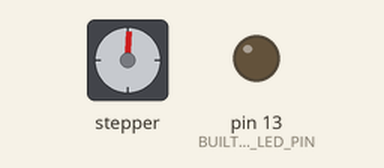
Recording of a sketch running on a simulated Arduino Leonardo, built with avr-gcc and run on an emulated ATmega32U4. On the bench: stepper motor, output pins drawn as LEDs (lit = HIGH). Stepper angles assume 2048 steps per turn; what the sketch prints to the serial monitor is not drawn.

Above: at 0.45 s.
At 10.08 s:
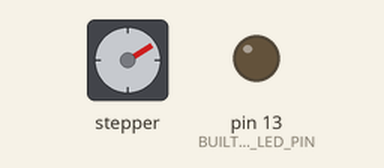
At 19.99 s:
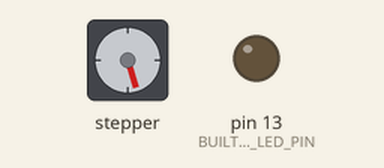
At 39.51 s:
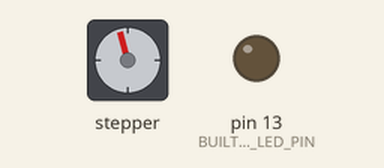
Timing chart, 0 to 40.0 s (numbered marks = the images above):
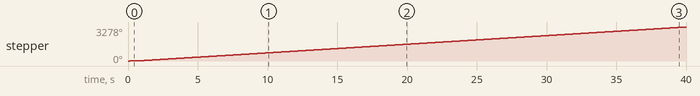

The sketch:

stepper_test.ino
```cpp
#include "AccelStepper.h"

/*
 * The Grater Tic Tac Toe Machine
 * Plays tic tac toe and such.
 * It's Cheesy and Grate. mmmmmm
 *
 *          _--"-.
      .-"      "-.
     |""--..      '-.
     |      ""--..   '-.
     |.-. .-".    ""--..".
     |'./  -_'  .-.      |
     |      .-. '.-'   .-'
     '--..  '.'    .-  -.
          ""--..   '_'   :
                ""--..   |
                      ""-'
 *
 *
 * See License.txt in the root of the repo!
 */

////////////////////////////////////////////////////////////
// Debug print switches
////////////////////////////////////////////////////////////
//Uncomment this to get a bunch more spammed to the debug serial port
//#define DEBUG_POS


////////////////////////////////////////////////////////////
// Constant Values
////////////////////////////////////////////////////////////

//Physical hardware IO def's
#define X_STEPPER_PIN_1 3
#define X_STEPPER_PIN_2 4
#define X_STEPPER_PIN_3 5
#define X_STEPPER_PIN_4 6

#define Y_STEPPER_PIN_1 7
#define Y_STEPPER_PIN_2 8
#define Y_STEPPER_PIN_3 9
#define Y_STEPPER_PIN_4 10

#define Z_STEPPER_PIN_1 11
#define Z_STEPPER_PIN_2 12
#define Z_STEPPER_PIN_3 16
#define Z_STEPPER_PIN_4 14

//Stepper Operational mode defs
#define HALFSTEP 8

//Jevois interaface
#define JEVOIS_BOARD_STATE_REQ_STR "read\n"
#define JEVOIS_READ_TIMEOUT_MS 10000

//Other IO
#define PLAY_BUTTON_PIN 15
#define PLAY_BUTTON_DBNC_LOOPS 10 //Count to debounce the play button switch for
#define PLAY_BUTTON_PRESSED true //state that digitalRead should return when pressed
#define BUILT_IN_LED_PIN 13


//Motor Motion Constants.
// With the exception of steps/mm, all distances in mm
#define STEPS_PER_MM 500
#define GRID_X_OFFSET 10.0
#define GRID_Y_OFFSET 10.0

#define PEN_UP_POS 0.0
#define PEN_DOWN_POS 10.0
#define CELL_X_SIZE 10.0
#define CELL_Y_SIZE 10.0

#define DRAWN_CIRCLE_RADIUS CELL_X_SIZE/3.0
#define DRAWN_CIRCLE_APROX_STEPS 32 //Number of steps to use to approximate a circle with straight lines

#define MAX_SPEED_MM_PER_SEC 150
#define MAX_ACCEL_MM_PER_SEC2 150


//Operation states
enum opState_t{
  WAIT_FOR_USER,        //waiting for the user to hit the button to request a move
  REQ_BOARD_STATE,      //Request the board state from the Jevois
  WAIT_FOR_BOARD_STATE, //Wait for the Jevois to return the board state
  CALC_MOVE,            //Calculate which cell to put a mark in
  WAIT_FOR_MOVE         //Make the move,slick
};


////////////////////////////////////////////////////////////
// Global Vars
////////////////////////////////////////////////////////////

//The board is a 3x3 array of cells
// Each cell can be blank (_), have Robot mark (O), or a human mark (X)
// This will be populated by the JeVois's serial response.
//
// Board Numbering & Orientation Scheme:
//              |       |              Positive Z: Down into the paper
//          0   |   1   |   2
//       _______|_______|_______       |
//              |       |             -+---> X
//          3   |   4   |   5          |
//       _______|_______|_______       |
//              |       |              V
//          6   |   7   |   8          y
//              |       |
char BoardState[9];

//The present state of the arduino controller
opState_t State;

//Stepper Motor Objects
AccelStepper stepperX(AccelStepper::FULL4WIRE, X_STEPPER_PIN_1, X_STEPPER_PIN_3, X_STEPPER_PIN_2, X_STEPPER_PIN_4);

//Play button debouncing
unsigned int playButtonDbncCounter = PLAY_BUTTON_DBNC_LOOPS;


////////////////////////////////////////////////////////////
// Movement Sequencer - Circle draw algorithm
////////////////////////////////////////////////////////////
#define CELL_UNDEFINED -1
int targetCell = CELL_UNDEFINED;

//In our sequencer, we move through a sequence of steps.
// 0 = move from home to first point of circle
// 1 = Lower pen
// 2 = move first point of circle to second point of circle
// ...
// DRAWN_CIRCLE_APROX_STEPS + 2 = move to final point on circle
// DRAWN_CIRCLE_APROX_STEPS + 3 = Raise pen
// DRAWN_CIRCLE_APROX_STEPS + 4 = move home
unsigned int sequenceStep = 0;

//home->circle, lower pen, draw circle, raise pen, circle->home
#define TOTAL_STEPS  (1 + 1 + DRAWN_CIRCLE_APROX_STEPS + 1 + 1)


////////////////////////////////////////////////////////////
// Utility functions
////////////////////////////////////////////////////////////
void resetState(){
  State = WAIT_FOR_USER;
  for(int cellIdx = 0; cellIdx < 9; cellIdx++){
    BoardState[cellIdx] = "_";
  }

  targetCell = CELL_UNDEFINED;
}

//Returns an index 0-8 to say where the robot should place a
// mark. Should calculate this based on BoardState.
int moveCalculator(){
  //TODO: Fill me in with logic to win against the kids, but not too hard

  //Temp: Stupid robot.
  return 8;

}

//converts mm to steps
float mmToSteps(float mm){
  return STEPS_PER_MM * mm;
}


////////////////////////////////////////////////////////////
// Main Arduino Functions
////////////////////////////////////////////////////////////

void setup() {

  //Serial setup
  Serial.begin(115200); //Debug serial port
  Serial1.begin(115200); //JeVois Communication

  Serial.println("+++++++++++++++++++++++++++++++++++++++");
  Serial.println("+++  WELCOME TO GRATER TIC TAC TOE  +++");
  Serial.println("+++++++++++++++++++++++++++++++++++++++");

  //Init Globals
  resetState();

  //configure Pins
  pinMode(PLAY_BUTTON_PIN, INPUT);
  pinMode(BUILT_IN_LED_PIN, OUTPUT);

  //Configure Stepper motors
  stepperX.setMaxSpeed(500);
  stepperX.move(1);

  stepperX.setAcceleration(400);
  stepperX.moveTo(20000);

  Serial.println("Finished Init");
}

void loop() {
  stepperX.run();

}
```

MultiStepper.cpp
```cpp
// (licence header left out)
#include "MultiStepper.h"
#include "AccelStepper.h"

MultiStepper::MultiStepper()
    : _num_steppers(0)
{
}

boolean MultiStepper::addStepper(AccelStepper& stepper)
{
    if (_num_steppers >= MULTISTEPPER_MAX_STEPPERS)
	return false; // No room for more
    _steppers[_num_steppers++] = &stepper;
    return true;
}

void MultiStepper::moveTo(long absolute[])
{
    // First find the stepper that will take the longest time to move
    float longestTime = 0.0;

    uint8_t i;
    for (i = 0; i < _num_steppers; i++)
    {
	long thisDistance = absolute[i] - _steppers[i]->currentPosition();
	float thisTime = abs(thisDistance) / _steppers[i]->maxSpeed();

	if (thisTime > longestTime)
	    longestTime = thisTime;
    }

    if (longestTime > 0.0)
    {
	// Now work out a new max speed for each stepper so they will all
	// arrived at the same time of longestTime
	for (i = 0; i < _num_steppers; i++)
	{
	    long thisDistance = absolute[i] - _steppers[i]->currentPosition();
	    float thisSpeed = thisDistance / longestTime;
	    _steppers[i]->moveTo(absolute[i]); // New target position (resets speed)
	    _steppers[i]->setSpeed(thisSpeed); // New speed
	}
    }
}

// Returns true if any motor is still running to the target position.
boolean MultiStepper::run()
{
    uint8_t i;
    boolean ret = false;
    for (i = 0; i < _num_steppers; i++)
    {
	if ( _steppers[i]->distanceToGo() != 0)
	{
	    _steppers[i]->runSpeed();
	    ret = true;
	}
    }
    return ret;
}

// Blocks until all steppers reach their target position and are stopped
void    MultiStepper::runSpeedToPosition()
{
    while (run())
	;
}
```

MultiStepper.h
```cpp
// MultiStepper.h

#ifndef MultiStepper_h
#define MultiStepper_h

#include <stdlib.h>
#if ARDUINO >= 100
#include <Arduino.h>
#else
#include <WProgram.h>
#include <wiring.h>
#endif

#define MULTISTEPPER_MAX_STEPPERS 10

class AccelStepper;

/////////////////////////////////////////////////////////////////////
/// \class MultiStepper MultiStepper.h <MultiStepper.h>
/// \brief Operate multiple AccelSteppers in a co-ordinated fashion
///
/// This class can manage multiple AccelSteppers (up to MULTISTEPPER_MAX_STEPPERS = 10),
/// and cause them all to move
/// to selected positions at such a (constant) speed that they all arrive at their
/// target position at the same time. This can be used to support devices with multiple steppers
/// on say multiple axes to cause linear diagonal motion. Suitable for use with X-Y plotters, flatbeds,
/// 3D printers etc
/// to get linear straight line movement between arbitrary 2d (or 3d or ...) positions.
///
/// Caution: only constant speed stepper motion is supported: acceleration and deceleration is not supported
/// All the steppers managed by MultiStepper will step at a constant speed to their
/// target (albeit perhaps different speeds for each stepper).
class MultiStepper
{
public:
    /// Constructor
    MultiStepper();

    /// Add a stepper to the set of managed steppers
    /// There is an upper limit of MULTISTEPPER_MAX_STEPPERS = 10 to the number of steppers that can be managed
    /// \param[in] stepper Reference to a stepper to add to the managed list
    /// \return true if successful. false if the number of managed steppers would exceed MULTISTEPPER_MAX_STEPPERS
    boolean addStepper(AccelStepper& stepper);

    /// Set the target positions of all managed steppers
    /// according to a coordinate array.
    /// New speeds will be computed for each stepper so they will all arrive at their
    /// respective targets at very close to the same time.
    /// \param[in] absolute An array of desired absolute stepper positions. absolute[0] will be used to set
    /// the absolute position of the first stepper added by addStepper() etc. The array must be at least as long as
    /// the number of steppers that have been added by addStepper, else results are undefined.
    void moveTo(long absolute[]);

    /// Calls runSpeed() on all the managed steppers
    /// that have not acheived their target position.
    /// \return true if any stepper is still in the process of running to its target position.
    boolean run();

    /// Runs all managed steppers until they acheived their target position.
    /// Blocks until all that position is acheived. If you dont
    /// want blocking consider using run() instead.
    void    runSpeedToPosition();

private:
    /// Array of pointers to the steppers we are controlling.
    /// Fills from 0 onwards
    AccelStepper* _steppers[MULTISTEPPER_MAX_STEPPERS];

    /// Number of steppers we are controlling and the number
    /// of steppers in _steppers[]
    uint8_t       _num_steppers;
};

/// @example MultiStepper.pde
/// Use MultiStepper class to manage multiple steppers and make them all move to
/// the same position at the same time for linear 2d (or 3d) motion.

#endif
```

Measured:
- by itself, stepper: keeps turning clockwise at about 82°/s
